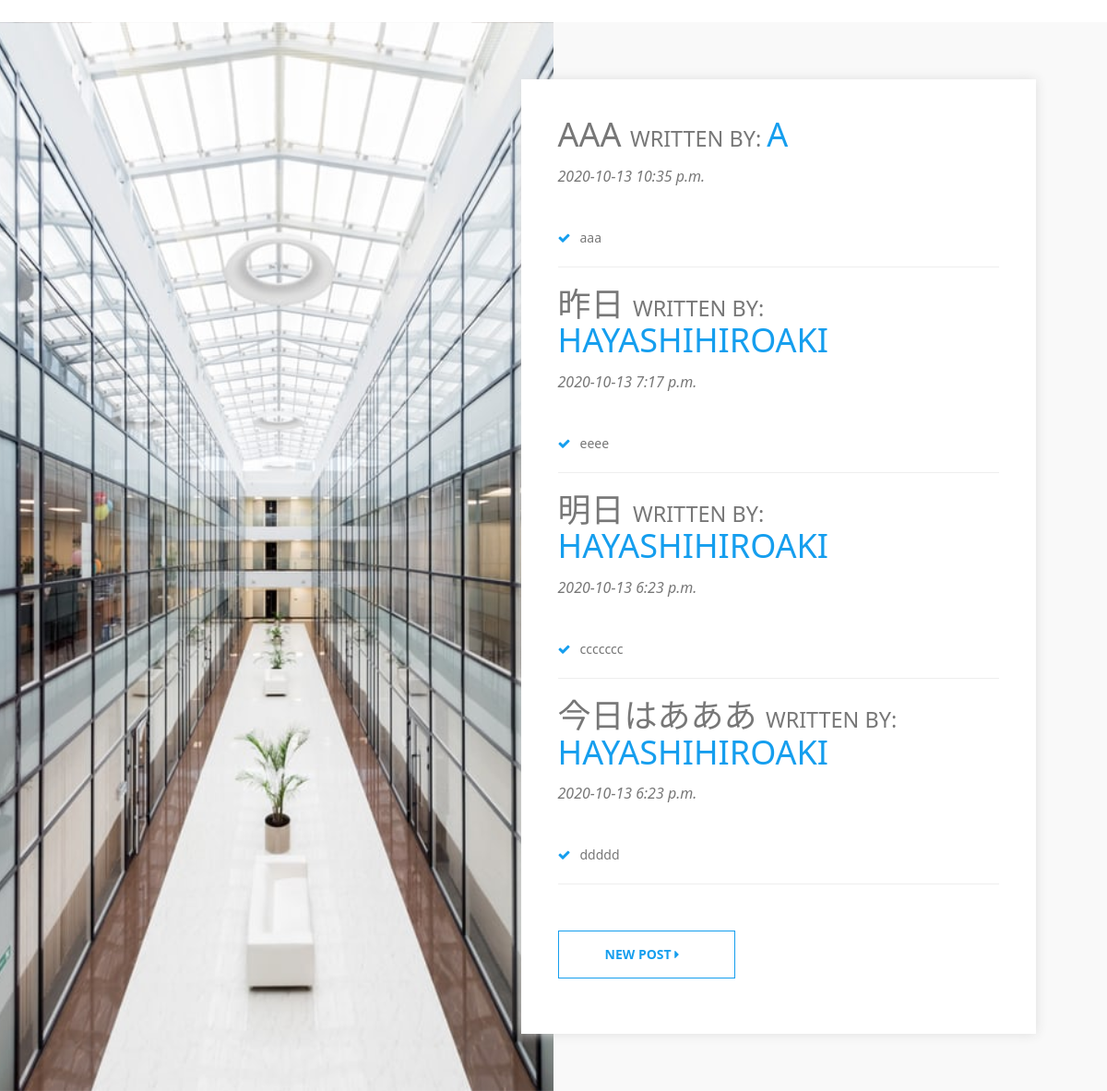
Before: / (lower part) with the older database file.
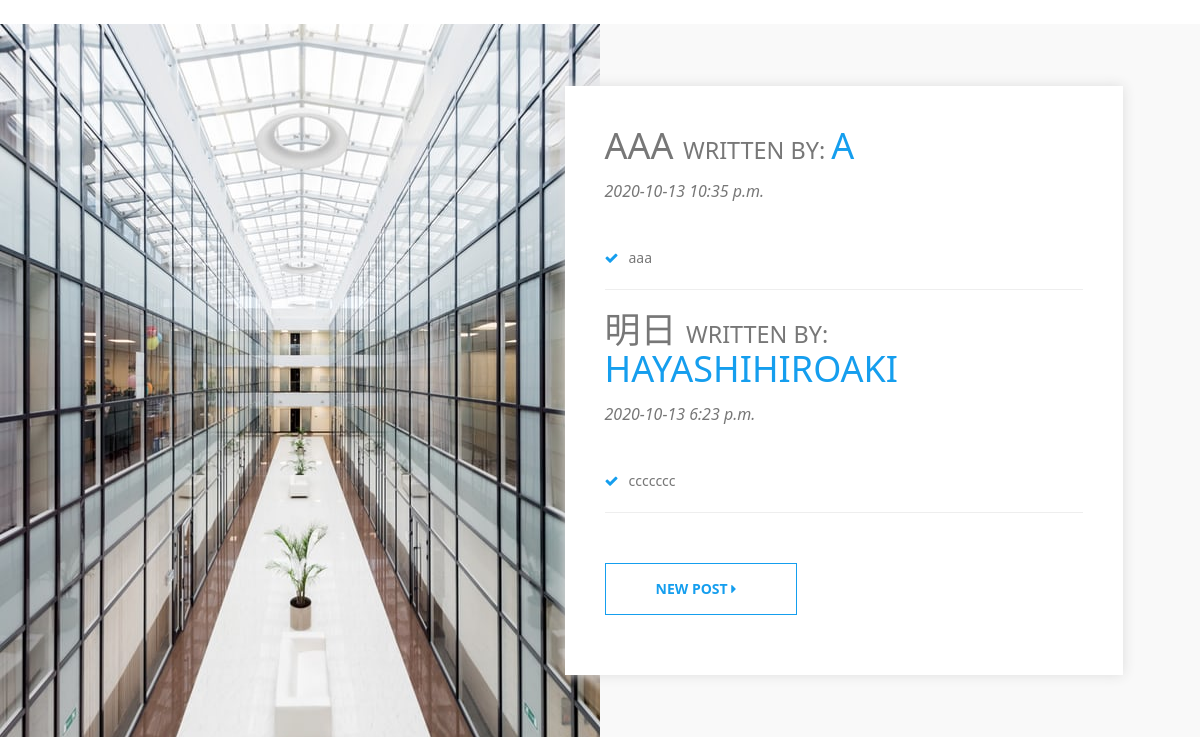
After: the same page with the newer database file.
### blog/models.py (models this page shows, shortened)
class Post(models.Model):
    title = models.CharField(max_length=100)
    content = models.TextField()
    author = models.ForeignKey(User, on_delete=models.CASCADE)
    date_posted = models.DateTimeField(default=timezone.now)

### blog/views.py (the view)
# urls.py: path('', views.PostListView.as_view(), name='blog-home'),
class PostListView(ListView):
  model = Post
  template_name = 'blog/home.html'
  context_object_name = 'posts'
  ordering = ['-date_posted']

### blog/templates/blog/home.html (shortened to what this page needs)
{% extends 'account/base.html' %}
{% load static %}
    {% block body %}
    <br>
    <section id="about">
        <div class="image-holder col-lg-6 col-md-6 col-sm-6 col-xs-12 pull-left">
            <div class="background-imgholder">
            </div>
        </div>
        <div class="container-fluid">
            <div class="col-md-7 col-md-offset-5 col-sm-8 col-sm-offset-2 col-xs-12 text-inner ">
                <div class="text-block">
                    <div class="section-heading">
                        {% for post in posts %}
                        <h1><a href="{% url 'post-detail' post.id %}">{{ post.title }}</a>
                            <small>written by:
                            </small><span>{{ post.author }}</span></h1>
                        <p class="subheading">{{ post.date_posted|date:'Y-m-d P' }}</p>
                        <ul class="aboutul">
                            <li> <i class="fa fa-check"></i>{{ post.content }}</li>
                        </ul>
                        <hr>
                        {% endfor %}
                        <form action="{% url 'post-create' %}">
                            <button type="submit" class="btn btn-primary slide">New Post <i
                                    class="fa fa-caret-right"></i> </button>
                        </form>
                    </div>
                </div>
            </div>
        </div>
    </section>
    {% endblock body %}

### account/templates/account/base.html (shortened to what this page needs)
{% load static %}
<!DOCTYPE html>
<html>
<head>
    <link rel="stylesheet" href="https://cdnjs.cloudflare.com/ajax/libs/font-awesome/4.5.0/css/font-awesome.min.css">
    <link rel="stylesheet" type="text/css" href="{% static "css/main.css" %}">
    <link rel="stylesheet" type="text/css" href="{% static "css/skin.css" %}">
</head>
<body id="wrapper">
    {% block body %}{% endblock body %}
</body>
</html>

Changed rows visible on the page:
removed Post: title "昨日", author "HAYASHIHIROAKI", date_posted "2020-10-13 7:17 p.m.", content "eeee"
removed Post: title "今日はあああ", author "HAYASHIHIROAKI", date_posted "2020-10-13 6:23 p.m.", content "ddddd"
